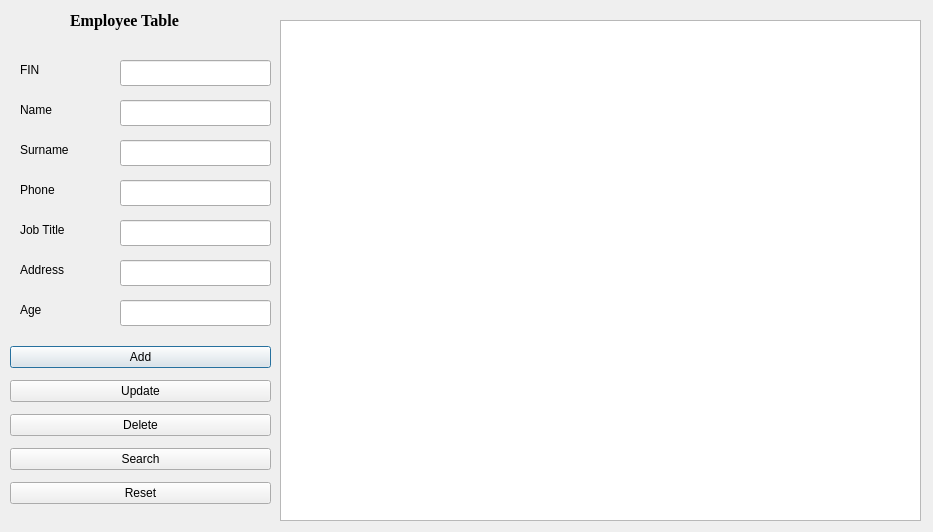
<?xml version="1.0" encoding="UTF-8"?>
<ui version="4.0">
 <class>mainUi</class>
 <widget class="QDialog" name="mainUi">
  <property name="geometry">
   <rect>
    <x>0</x>
    <y>0</y>
    <width>933</width>
    <height>532</height>
   </rect>
  </property>
  <property name="windowTitle">
   <string>Dialog</string>
  </property>
  <widget class="QTableView" name="tableView">
   <property name="geometry">
    <rect>
     <x>280</x>
     <y>20</y>
     <width>641</width>
     <height>501</height>
    </rect>
   </property>
  </widget>
  <widget class="QLineEdit" name="deleteLineEdit">
   <property name="geometry">
    <rect>
     <x>120</x>
     <y>60</y>
     <width>151</width>
     <height>26</height>
    </rect>
   </property>
  </widget>
  <widget class="QLabel" name="employeeTableTitle">
   <property name="geometry">
    <rect>
     <x>70</x>
     <y>10</y>
     <width>141</width>
     <height>20</height>
    </rect>
   </property>
   <property name="font">
    <font>
     <family>Times New Roman</family>
     <pointsize>12</pointsize>
     <bold>true</bold>
    </font>
   </property>
   <property name="text">
    <string>Employee Table</string>
   </property>
  </widget>
  <widget class="QLabel" name="finLineEdit">
   <property name="geometry">
    <rect>
     <x>20</x>
     <y>60</y>
     <width>63</width>
     <height>20</height>
    </rect>
   </property>
   <property name="text">
    <string>FIN</string>
   </property>
  </widget>
  <widget class="QLabel" name="nameLineEdit">
   <property name="geometry">
    <rect>
     <x>20</x>
     <y>100</y>
     <width>63</width>
     <height>20</height>
    </rect>
   </property>
   <property name="text">
    <string>Name</string>
   </property>
  </widget>
  <widget class="QLabel" name="surnameLineEdit">
   <property name="geometry">
    <rect>
     <x>20</x>
     <y>140</y>
     <width>63</width>
     <height>20</height>
    </rect>
   </property>
   <property name="text">
    <string>Surname</string>
   </property>
  </widget>
  <widget class="QLabel" name="phoneLineEdit">
   <property name="geometry">
    <rect>
     <x>20</x>
     <y>180</y>
     <width>63</width>
     <height>20</height>
    </rect>
   </property>
   <property name="text">
    <string>Phone</string>
   </property>
  </widget>
  <widget class="QLabel" name="jobTitleLineEdit">
   <property name="geometry">
    <rect>
     <x>20</x>
     <y>220</y>
     <width>63</width>
     <height>20</height>
    </rect>
   </property>
   <property name="text">
    <string>Job Title</string>
   </property>
  </widget>
  <widget class="QLabel" name="addressLineEdit">
   <property name="geometry">
    <rect>
     <x>20</x>
     <y>260</y>
     <width>63</width>
     <height>20</height>
    </rect>
   </property>
   <property name="text">
    <string>Address</string>
   </property>
  </widget>
  <widget class="QLabel" name="ageLineEdit">
   <property name="geometry">
    <rect>
     <x>20</x>
     <y>300</y>
     <width>63</width>
     <height>20</height>
    </rect>
   </property>
   <property name="text">
    <string>Age</string>
   </property>
  </widget>
  <widget class="QLineEdit" name="nameLineEditTable">
   <property name="geometry">
    <rect>
     <x>120</x>
     <y>100</y>
     <width>151</width>
     <height>26</height>
    </rect>
   </property>
  </widget>
  <widget class="QLineEdit" name="surnameLineEditTable">
   <property name="geometry">
    <rect>
     <x>120</x>
     <y>140</y>
     <width>151</width>
     <height>26</height>
    </rect>
   </property>
  </widget>
  <widget class="QLineEdit" name="phoneLineEditTable">
   <property name="geometry">
    <rect>
     <x>120</x>
     <y>180</y>
     <width>151</width>
     <height>26</height>
    </rect>
   </property>
  </widget>
  <widget class="QLineEdit" name="jobTitleLineEditTable">
   <property name="geometry">
    <rect>
     <x>120</x>
     <y>220</y>
     <width>151</width>
     <height>26</height>
    </rect>
   </property>
  </widget>
  <widget class="QLineEdit" name="addressLineEditTable">
   <property name="geometry">
    <rect>
     <x>120</x>
     <y>260</y>
     <width>151</width>
     <height>26</height>
    </rect>
   </property>
  </widget>
  <widget class="QLineEdit" name="ageLineEditTable">
   <property name="geometry">
    <rect>
     <x>120</x>
     <y>300</y>
     <width>151</width>
     <height>26</height>
    </rect>
   </property>
  </widget>
  <widget class="QWidget" name="">
   <property name="geometry">
    <rect>
     <x>10</x>
     <y>340</y>
     <width>261</width>
     <height>175</height>
    </rect>
   </property>
   <layout class="QVBoxLayout" name="verticalLayout">
    <item>
     <widget class="QPushButton" name="addButton">
      <property name="text">
       <string>Add</string>
      </property>
     </widget>
    </item>
    <item>
     <widget class="QPushButton" name="updateButton">
      <property name="text">
       <string>Update</string>
      </property>
     </widget>
    </item>
    <item>
     <widget class="QPushButton" name="deleteButton">
      <property name="text">
       <string>Delete</string>
      </property>
     </widget>
    </item>
    <item>
     <widget class="QPushButton" name="searchButton">
      <property name="text">
       <string>Search</string>
      </property>
     </widget>
    </item>
    <item>
     <widget class="QPushButton" name="resetButton">
      <property name="text">
       <string>Reset</string>
      </property>
     </widget>
    </item>
   </layout>
  </widget>
 </widget>
 <resources/>
 <connections/>
</ui>
